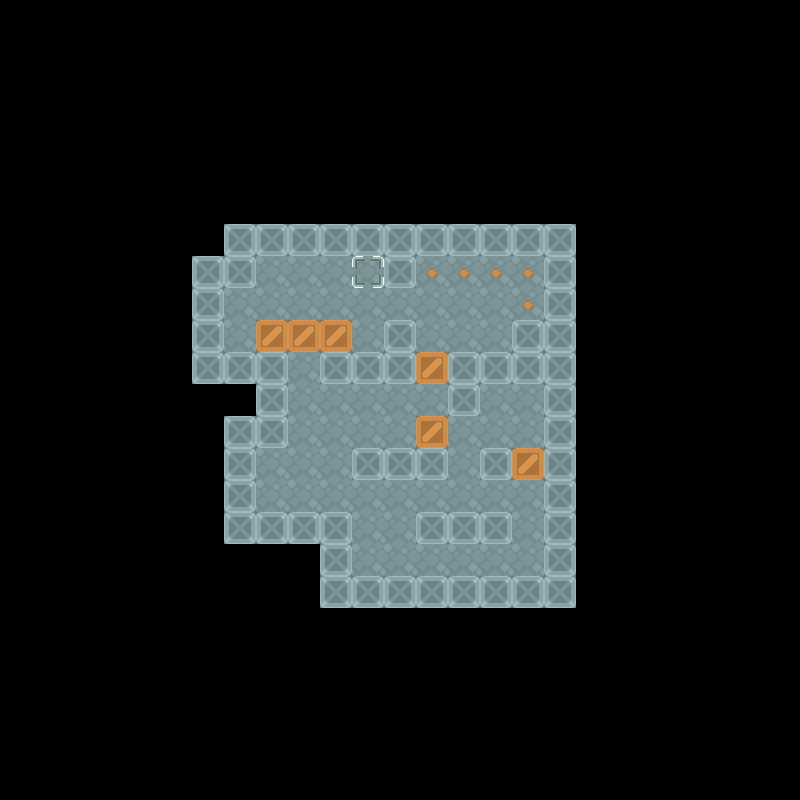

A level layout from a 2D game, rendered from its tile map. Below: a short description, then the map file with tile-grid data replaced by summaries:
An orthogonal 25x25 tile map with 32x32 px tiles, 5 tile layers (background, goals, walls, boxes, ...).

<map version="1.4" tiledversion="1.4.1" orientation="orthogonal" renderorder="right-down" width="25" height="25" tilewidth="32" tileheight="32" infinite="0" nextlayerid="6" nextobjectid="1">
 <tileset firstgid="1" name="sokoban_tilesheet" tilewidth="32" tileheight="32" tilecount="104" columns="13">
  <image source="../images/Tilesheet/sokoban_tilesheet.png" width="416" height="256" />
 </tileset>
 <layer id="3" name="background" width="25" height="25">
  <data>[625 cells, 129 non-empty, 1 distinct tile ids]</data>
 </layer>
 <layer id="2" name="goals" width="25" height="25">
  <data>[625 cells, 5 non-empty, 1 distinct tile ids]</data>
 </layer>
 <layer id="1" name="walls" width="25" height="25">
  <data>[625 cells, 64 non-empty, 2 distinct tile ids]</data>
 </layer>
 <layer id="4" name="boxes" width="25" height="25">
  <data>[625 cells, 6 non-empty, 1 distinct tile ids]</data>
 </layer>
 <layer id="5" name="player-start" width="25" height="25">
  <data>[625 cells, 1 non-empty, 1 distinct tile ids]</data>
 </layer>
</map>